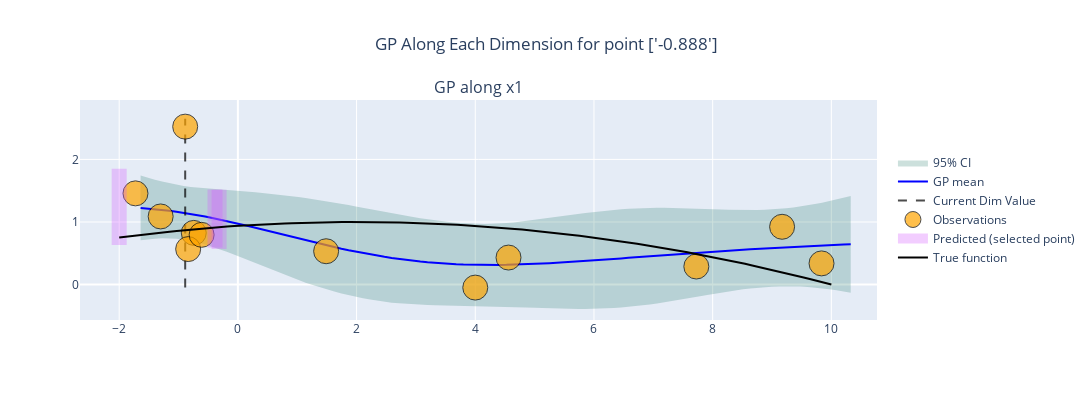

The notebook cell this image was saved under:
### Markdown cell above
Simply adding a lot of noise, significantly improves the fit.

### Code cell
from src import model_generation as mg
importlib.reload(mg)


runs = tester.run(
    mg.GammaNoiseSGP,
    n_runs=4,
    technical_repeats=1,
    batch_size=3,
    noise_fn=noise_fn,
    plot_each=False,
).plot_GP(mg.GammaNoiseSGP, figsize =(12, 4))


plot_test(runs)

### Figure 1 — Plotly figure (JSON) as saved in the notebook; plotly's stock layout.template omitted (floating-point values rounded to 4 significant figures; data arrays with more than 128 entries replaced by an {"elided": "..."} marker saying what was removed)
{"data": [{"fill": "toself", "fillcolor": "rgba(0,100,80,0.2)", "line": {"color": "rgba(255,255,255,0)"}, "name": "95% CI", "showlegend": true, "type": "scatter", "x": {"elided": "200 float values"}, "xaxis": "x", "y": {"elided": "200 float values"}, "yaxis": "y"}, {"line": {"color": "blue"}, "mode": "lines", "name": "GP mean", "showlegend": true, "type": "scatter", "x": [-1.639, -1.518, -1.397, -1.277, -1.156, -1.035, -0.914, -0.7932, -0.6723, -0.5514, -0.4306, -0.3097, -0.1889, -0.06799, 0.05287, 0.1737, 0.2946, 0.4155, 0.5363, 0.6572, 0.778, 0.8989, 1.02, 1.141, 1.261, 1.382, 1.503, 1.624, 1.745, 1.866, 1.987, 2.108, 2.228, 2.349, 2.47, 2.591, 2.712, 2.833, 2.954, 3.074, 3.195, 3.316, 3.437, 3.558, 3.679, 3.8, 3.92, 4.041, 4.162, 4.283, 4.404, 4.525, 4.646, 4.767, 4.887, 5.008, 5.129, 5.25, 5.371, 5.492, 5.613, 5.733, 5.854, 5.975, 6.096, 6.217, 6.338, 6.459, 6.579, 6.7, 6.821, 6.942, 7.063, 7.184, 7.305, 7.425, 7.546, 7.667, 7.788, 7.909, 8.03, 8.151, 8.272, 8.392, 8.513, 8.634, 8.755, 8.876, 8.997, 9.118, 9.238, 9.359, 9.48, 9.601, 9.722, 9.843, 9.964, 10.08, 10.21, 10.33], "xaxis": "x", "y": [1.224, 1.215, 1.205, 1.192, 1.178, 1.163, 1.146, 1.127, 1.107, 1.086, 1.063, 1.039, 1.015, 0.9889, 0.9623, 0.9351, 0.9072, 0.8789, 0.8503, 0.8215, 0.7926, 0.7637, 0.7351, 0.7067, 0.6788, 0.6514, 0.6246, 0.5986, 0.5734, 0.549, 0.5257, 0.5034, 0.4822, 0.4622, 0.4434, 0.4258, 0.4095, 0.3945, 0.3808, 0.3684, 0.3573, 0.3475, 0.339, 0.3318, 0.3257, 0.3209, 0.3173, 0.3148, 0.3133, 0.3129, 0.3134, 0.3149, 0.3172, 0.3204, 0.3243, 0.3288, 0.3341, 0.3399, 0.3462, 0.353, 0.3602, 0.3677, 0.3756, 0.3838, 0.3921, 0.4007, 0.4093, 0.4181, 0.4269, 0.4358, 0.4447, 0.4535, 0.4623, 0.471, 0.4796, 0.4881, 0.4965, 0.5048, 0.5128, 0.5207, 0.5285, 0.5361, 0.5434, 0.5506, 0.5576, 0.5644, 0.5711, 0.5775, 0.5838, 0.5899, 0.5958, 0.6016, 0.6072, 0.6126, 0.618, 0.6232, 0.6283, 0.6333, 0.6382, 0.6431], "yaxis": "y"}, {"line": {"color": "black", "dash": "dash", "width": 2}, "mode": "lines", "name": "Current Dim Value", "opacity": 0.7, "showlegend": true, "type": "scatter", "x": [-0.8878, -0.8878], "xaxis": "x", "y": [-0.04639, 2.65], "yaxis": "y"}, {"hoverinfo": "text", "hovertext": ["Group 0<br>x: 4<br>y: -0.0488", "Group 1<br>x: 4.56<br>y: 0.431", "Group 2<br>x: -1.3<br>y: 1.09", "Group 3<br>x: 1.49<br>y: 0.532", "Group 4<br>x: 7.72<br>y: 0.288", "Group 5<br>x: 9.17<br>y: 0.923", "Group 6<br>x: -1.73<br>y: 1.46", "Group 7<br>x: -0.888<br>y: 2.52", "Group 8<br>x: 9.83<br>y: 0.338", "Group 9<br>x: -0.743<br>y: 0.826", "Group 10<br>x: -0.838<br>y: 0.567", "Group 11<br>x: -0.611<br>y: 0.795"], "marker": {"color": "orange", "line": {"color": "black", "width": 1}, "opacity": 0.7, "size": [25, 25, 25, 25, 25, 25, 25, 25, 25, 25, 25, 25]}, "mode": "markers", "name": "Observations", "showlegend": true, "type": "scatter", "x": [4.0, 4.56, -1.301, 1.487, 7.725, 9.17, -1.725, -0.8878, 9.834, -0.7431, -0.8376, -0.6107], "xaxis": "x", "y": [-0.04884, 0.4312, 1.088, 0.5321, 0.2879, 0.9229, 1.457, 2.524, 0.3378, 0.8256, 0.5666, 0.7947], "yaxis": "y"}, {"hoverinfo": "text", "hovertext": "Predicted Group G12<br>x: -2<br>y: 1.24±0.609", "line": {"color": "#D45AFF", "width": 15}, "mode": "lines", "name": "Predicted (selected point)", "opacity": 0.3, "showlegend": true, "type": "scatter", "x": [-2, -2], "xaxis": "x", "y": [0.6311, 1.85], "yaxis": "y"}, {"hoverinfo": "text", "hovertext": "Predicted Group G13<br>x: -0.317<br>y: 1.04±0.473", "line": {"color": "#D45AFF", "width": 15}, "mode": "lines", "name": "Predicted (selected point)", "opacity": 0.3, "showlegend": false, "type": "scatter", "x": [-0.317, -0.317], "xaxis": "x", "y": [0.5675, 1.514], "yaxis": "y"}, {"hoverinfo": "text", "hovertext": "Predicted Group G14<br>x: -0.385<br>y: 1.05±0.465", "line": {"color": "#D45AFF", "width": 15}, "mode": "lines", "name": "Predicted (selected point)", "opacity": 0.3, "showlegend": false, "type": "scatter", "x": [-0.385, -0.385], "xaxis": "x", "y": [0.5897, 1.519], "yaxis": "y"}, {"line": {"color": "black"}, "mode": "lines", "name": "True function", "type": "scatter", "x": [-2.0, -1.879, -1.758, -1.636, -1.515, -1.394, -1.273, -1.152, -1.03, -0.9091, -0.7879, -0.6667, -0.5455, -0.4242, -0.303, -0.1818, -0.06061, 0.06061, 0.1818, 0.303, 0.4242, 0.5455, 0.6667, 0.7879, 0.9091, 1.03, 1.152, 1.273, 1.394, 1.515, 1.636, 1.758, 1.879, 2.0, 2.121, 2.242, 2.364, 2.485, 2.606, 2.727, 2.848, 2.97, 3.091, 3.212, 3.333, 3.455, 3.576, 3.697, 3.818, 3.939, 4.061, 4.182, 4.303, 4.424, 4.545, 4.667, 4.788, 4.909, 5.03, 5.152, 5.273, 5.394, 5.515, 5.636, 5.758, 5.879, 6.0, 6.121, 6.242, 6.364, 6.485, 6.606, 6.727, 6.848, 6.97, 7.091, 7.212, 7.333, 7.455, 7.576, 7.697, 7.818, 7.939, 8.061, 8.182, 8.303, 8.424, 8.545, 8.667, 8.788, 8.909, 9.03, 9.152, 9.273, 9.394, 9.515, 9.636, 9.758, 9.879, 10.0], "y": [0.75, 0.7649, 0.7794, 0.7934, 0.8069, 0.82, 0.8326, 0.8448, 0.8565, 0.8678, 0.8786, 0.8889, 0.8988, 0.9082, 0.9171, 0.9256, 0.9337, 0.9412, 0.9483, 0.955, 0.9612, 0.9669, 0.9722, 0.977, 0.9814, 0.9853, 0.9888, 0.9917, 0.9943, 0.9963, 0.9979, 0.9991, 0.9998, 1, 0.9998, 0.9991, 0.9979, 0.9963, 0.9943, 0.9917, 0.9888, 0.9853, 0.9814, 0.977, 0.9722, 0.9669, 0.9612, 0.955, 0.9483, 0.9412, 0.9337, 0.9256, 0.9171, 0.9082, 0.8988, 0.8889, 0.8786, 0.8678, 0.8565, 0.8448, 0.8326, 0.82, 0.8069, 0.7934, 0.7794, 0.7649, 0.75, 0.7346, 0.7188, 0.7025, 0.6857, 0.6685, 0.6508, 0.6327, 0.6141, 0.595, 0.5755, 0.5556, 0.5351, 0.5142, 0.4929, 0.4711, 0.4488, 0.4261, 0.4029, 0.3792, 0.3551, 0.3306, 0.3056, 0.2801, 0.2541, 0.2277, 0.2009, 0.1736, 0.1458, 0.1175, 0.08884, 0.05969, 0.03007, 0]}], "layout": {"annotations": [{"font": {"size": 16}, "showarrow": false, "text": "GP along x1", "x": 0.5, "xanchor": "center", "xref": "paper", "y": 1, "yanchor": "bottom", "yref": "paper"}], "height": 400, "legend": {"x": 1.02, "xanchor": "left", "y": 0.5, "yanchor": "middle"}, "showlegend": true, "title": {"text": "GP Along Each Dimension for point ['-0.888']", "x": 0.5, "xanchor": "center"}, "width": 1200, "xaxis": {"anchor": "y", "domain": [0, 1]}, "yaxis": {"anchor": "x", "domain": [0, 1]}}}
